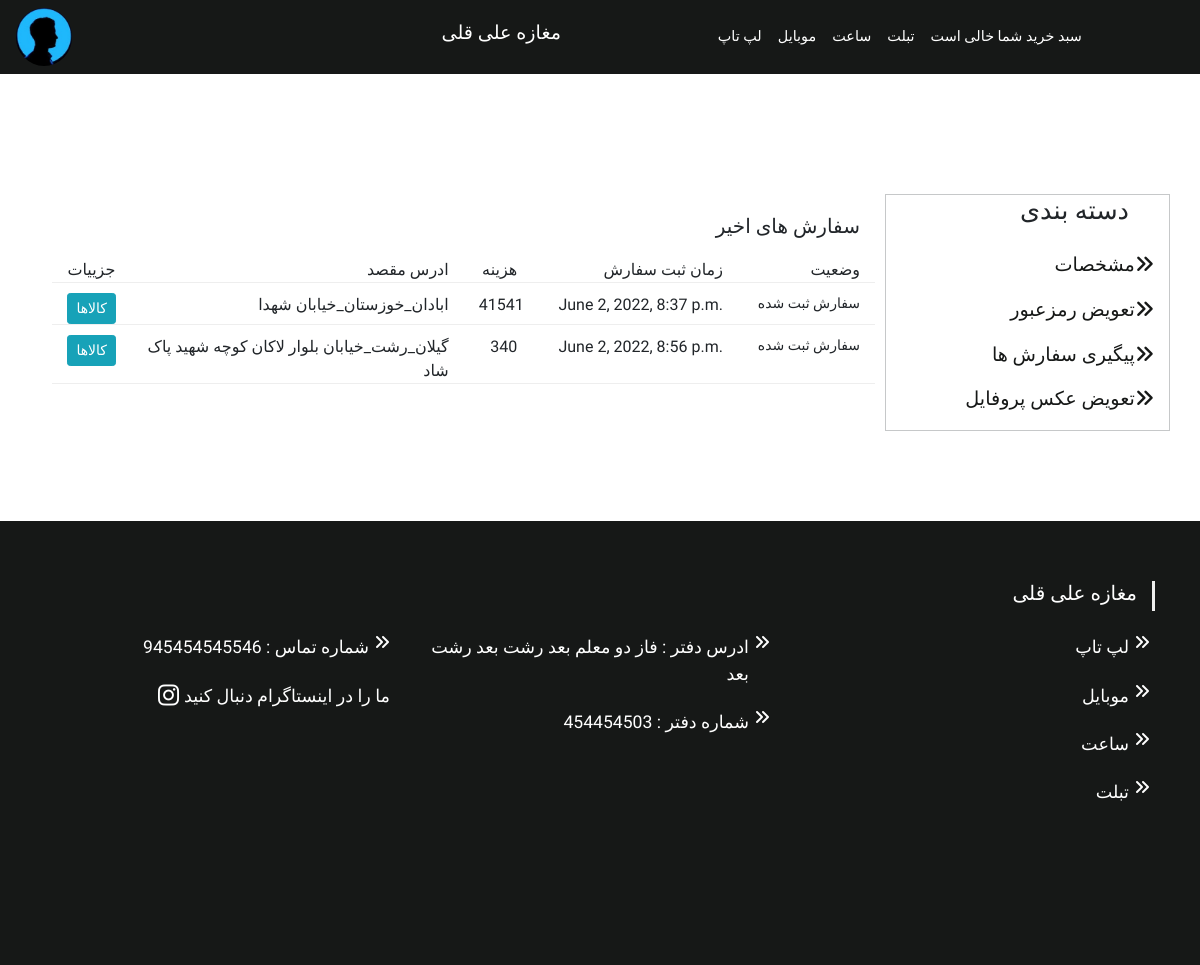
Before: /customers/profile/order-history/ (signed in) with the older database file.
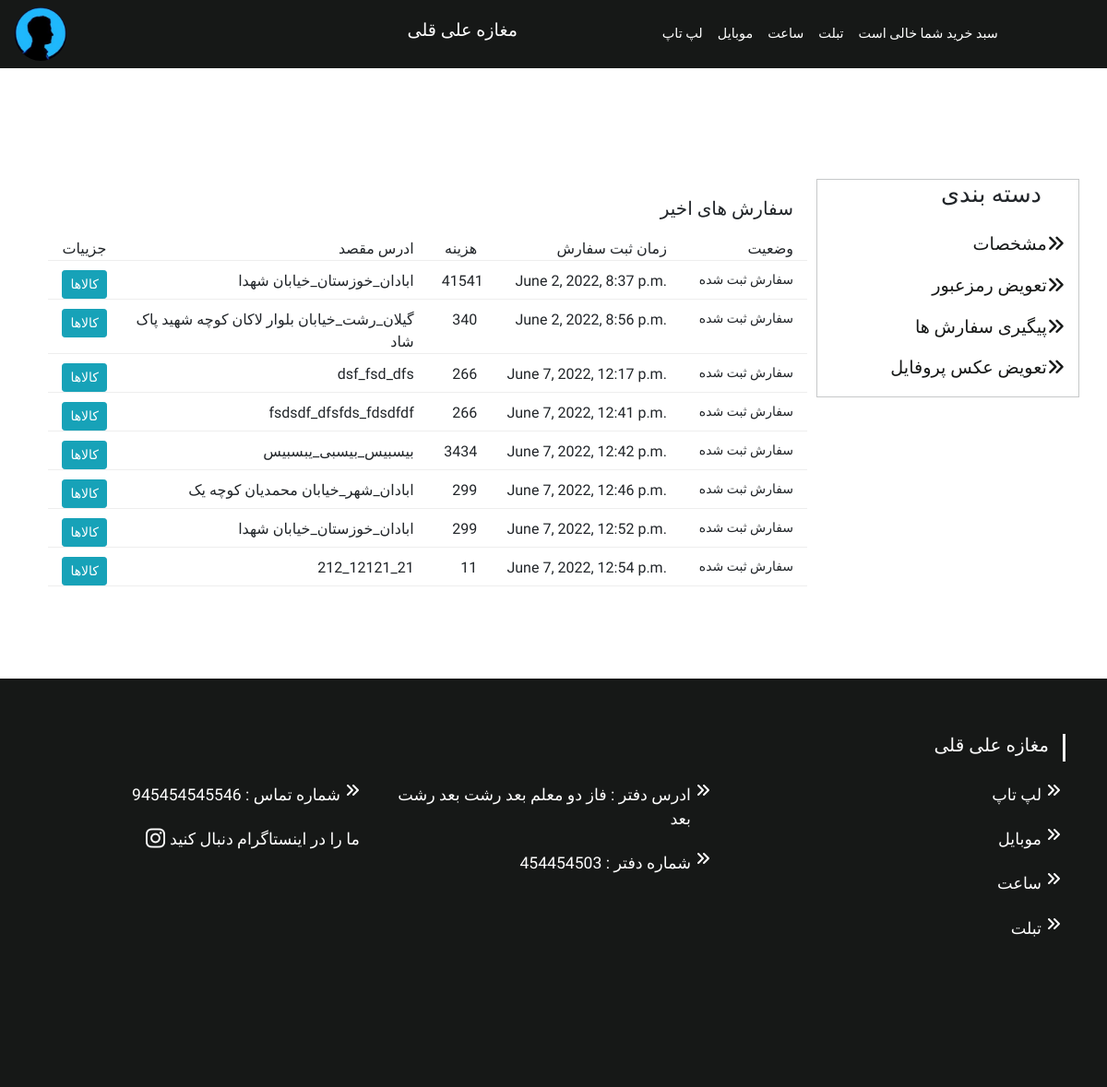
After: the same page with the newer database file.
### orders/models.py (models this page shows, shortened)
class Order(models.Model):
    user          = models.ForeignKey(CustomUser, on_delete=models.CASCADE, null=False, blank=False)
    order_items   = models.ManyToManyField(OrderItem)
    address       = models.ForeignKey(Address, on_delete=models.CASCADE)
    total_price   = models.PositiveIntegerField()
    created_time  = models.DateTimeField(blank=True, null=True, default=timezone.now)
    coupon        = models.ForeignKey(Coupon, on_delete=models.SET_NULL, related_name = 'orders', null = True, blank = True)
    discount      = models.IntegerField(default = 0, validators = [MinValueValidator(0), MaxValueValidator(100)])
    status_type   = [
        ("سفارش ثبت شده","سفارش ثبت شده"),
        ("در حال بسته بندی", "در حال بسته بندی"),
        ("آماده ارسال", "آماده ارسال"),
        ("فرستاده شده", "فرستاده شده"),
        ("دریافت شده است", "دریافت شده است")
    ]
    order_status  = models.CharField(
        max_length=20,
        choices=status_type,
        default="سفارش ثبت شده",
    )

### customers/models.py (models this page shows)
class Address(models.Model):
    class Meta:
        verbose_name_plural = "Adresses"
    user               = models.ForeignKey(CustomUser, blank=False, null=False, on_delete=models.CASCADE)
    firstname          =  models.CharField(max_length=30, blank=False, null=False)
    lastname           = models.CharField(max_length=30, blank=False, null=False)
    address_text       = models.CharField(max_length=1200, blank=False, null=False)
    country            = models.CharField(max_length=40, default='ایران', null=False)
    province           = models.CharField(max_length=100, blank=False, null=False)
    city               = models.CharField(max_length=100, blank=False, null=False)
    postcode           = models.CharField(max_length=12, blank=False, null=False)
    phone_number       = models.CharField(max_length=11, blank=False, null=False)
    def __str__(self):
        return f"{self.province}_{self.city}_{self.address_text}"

### customers/views.py (the view, shortened to what this page needs)
# urls.py: path('profile/', login_required(views.ProfileView.as_view()), name='profile'),
class ProfileView(TemplateView):
    template_name = 'customers/profile.html'
    def get_context_data(self, **kwargs):
        context = super().get_context_data(**kwargs)
        user_ = CustomUser.objects.get(email=self.request.user)
        slug_ = self.kwargs.get('slug')
        order_ = None
        if slug_ == "order-history":
            order_ = Order.objects.filter(user= user_)
            self.template_name = 'customers/order_history.html'
        form_ = None
        if slug_ == "change-profile-image":
            form_ = ChangeProfileImageForm()
            self.template_name = 'customers/change_profile_image.html'
        context.update({'user': user_, 'order_': order_, 'form_' : form_})
        return context

### cart/cart.py (called while the page is built)
    def __len__(self):
        return sum(item['quantity'] for item in self.cart.values())

### cart/context_processors.py (called while the page is built)
def cart(request):
    return {'cart': Cart(request)}

### customers/models.py (called while the page is built)
    def __str__(self):
        return self.email

### customers/templates/customers/order_history.html (shortened to what this page needs)
{% extends 'customers_base.html' %}
{% load static %}
{% block content2 %}
  <div class="" style="float:right; margin-right:10px; text-align:right;">
    <h5 style="margin-top:20px; margin-bottom:20px;">سفارش های اخیر</h5>
    <div class="row"  style="border-bottom:1px groove; margin-bottom:10px;">
      <div class="col-1">
        جزییات
      </div>
      <div class="col-5">
        ادرس مقصد
      </div>
      <div class="col-1">
        هزینه
      </div>
      <div class="col-3">
        زمان ثبت سفارش
      </div>
      <div class="col-2">
        وضعیت
      </div>
    </div>
    {% for i in order_ %}
    <div class="row" style="border-bottom:1px groove; margin-bottom:10px;">
      <div class="col-1">
          <button type="button" class="btn btn-info btn-sm" data-toggle="modal" data-target="#myModal{{i.id}}">کالاها</button>
      </div>
      <div  class="col-5">
        {{i.address}}
      </div>
      <div class="col-1">
        {{i.total_price}}
      </div>
      <div class="col-3">
        {{i.created_time}}
      </div>
      <div style="font-size:14px;" class="col-2">
        {{i.order_status}}
      </div>
    </div>
    {% endfor %}
  </div>
{% endblock %}

Changed rows visible on the page:
added Order: address "dsf_fsd_dfs", total_price "266", created_time "June 7, 2022, 12:17 p.m.", order_status "سفارش ثبت شده"
added Order: address "fsdsdf_dfsfds_fdsdfdf", total_price "266", created_time "June 7, 2022, 12:41 p.m.", order_status "سفارش ثبت شده"
added Order: address "بیسبیس_بیسبی_یبسبیس", total_price "3434", created_time "June 7, 2022, 12:42 p.m.", order_status "سفارش ثبت شده"
added Order: address "ابادان_شهر_خیابان محمدیان کوچه یک", total_price "299", created_time "June 7, 2022, 12:46 p.m.", order_status "سفارش ثبت شده"
added Order: address "ابادان_خوزستان_خیابان شهدا", total_price "299", created_time "June 7, 2022, 12:52 p.m.", order_status "سفارش ثبت شده"
added Order: address "212_12121_21", total_price "11", created_time "June 7, 2022, 12:54 p.m.", order_status "سفارش ثبت شده"
